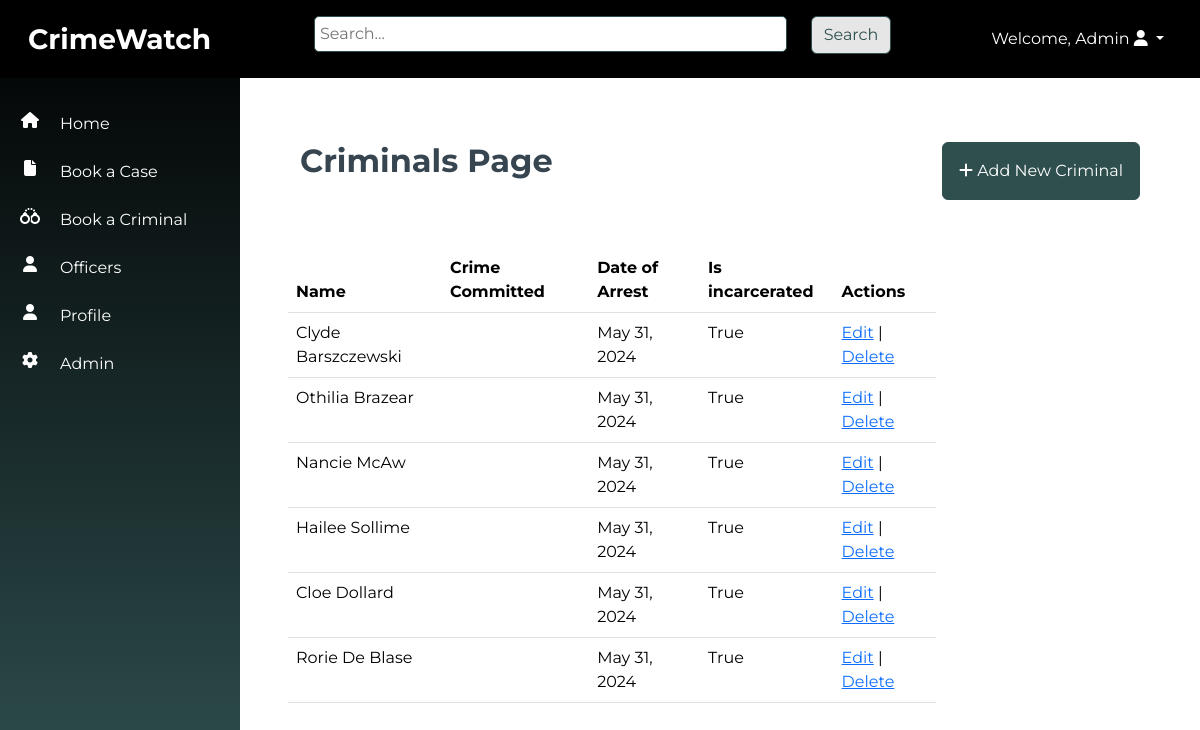
Screenshot of /criminals/ (signed in) with the database file from the repository.
### criminals/models.py (models this page shows, shortened)
class CriminalRecord(models.Model):
    MARITAL_STATUS = [
        ('Single', 'Single'),
        ('Married', 'Married'),
        ('Divorced', 'Divorced'),
        ('Widowed', 'Widowed'),
        ('Widower', 'Widower'),
        ('Celibate', 'Celibate'),
    ]
    RELIGION = [
        ('Christianity', 'Christianity'),
        ('Islam', 'Islam'),
        ('Traditional Worshippers', 'Traditional Worshippers'),
        ('Others', 'Others'),
    ]
    SEX_CHOICES = [
        ('male', 'Male'),
        ('female', 'Female'),
    ]
    first_name = models.CharField(max_length=255)
    middle_name = models.CharField(max_length=255, blank=True)
    surname = models.CharField(max_length=255)
    date_of_birth = models.DateField()
    date_of_arrest = models.DateField(auto_now_add=True)
    time_of_arrest = models.TimeField(auto_now_add=True)
    tribe = models.CharField(max_length=100)
    religion = models.CharField(max_length=100, choices=RELIGION, blank=True)
    marital_status = models.CharField(max_length=10, choices=MARITAL_STATUS, default="Single")
    height_in_meters = models.FloatField()
    weight_in_kg = models.FloatField()
    gender = models.CharField(max_length=10, choices=SEX_CHOICES, default="Male")
    nin = models.CharField(max_length=100, unique=True)
    address = models.CharField(max_length=255, blank=True)
    associated_cases = models.ForeignKey(CriminalCase, on_delete=models.CASCADE, blank=True, null=True)
    contact_info = models.CharField(max_length=100, blank=True)
    distinctive_features = models.CharField(max_length=255, blank=True)
    next_of_kin = models.CharField(max_length=255, blank=True)
    mugshot = models.ImageField(upload_to='src/images/', blank=True)
    known_aliases = models.CharField(max_length=255, blank=True)
    associates = models.CharField(max_length=255, blank=True)
    arresting_officer = models.ForeignKey(Officer, on_delete=models.CASCADE, blank=True)
    case_number = models.CharField(max_length=9, default=generate_case_number, unique=True)
    is_incarcerated = models.BooleanField(default=True)
    is_wanted = models.BooleanField(default=False)

### criminals/views.py (the view)
# urls.py: path('', views.criminal_list, name='criminal_list'),
@login_required
def criminal_list(request):
    criminals = CriminalRecord.objects.all()
    return render(request, 'criminal_list.html', {'criminals': criminals})

### criminals/templates/criminal_list.html (shortened to what this page needs)
{% extends 'base.html' %}
{% block content %}
<div class="container-fluid p-5">
    <div class="row mb-5">
        <div class="col-6">
            <h1 class="fw-bold fs-2">Criminals Page</h1>
        </div>
        <div class="col-6 ">
            <a href="{% url 'criminal_create' %}" class="btn btn-primary p-3 float-end"><i class="fa fa-plus"></i> Add New Criminal</a>
        </div>
    </div>
    <div class="row">
        <table class="table w-75">
            <thead>
                <tr>
                    <th scope="col">Name</th>
                    <th scope="col">Crime Committed</th>
                    <th scope="col">Date of Arrest</th>
                    <th scope="col">Is incarcerated</th>
                    <th scope="col">Actions</th>
                </tr>
            </thead>
            <tbody>
                {% for criminal in criminals %}
                    <tr>
                        <td class="text-capitalize">{{ criminal.first_name }} {{ criminal.surname }}</td>
                        <td class="text-capitalize">{{ criminal.crime_committed }}</td>
                        <td class="">{{ criminal.date_of_arrest }}</td>
                        <td class="text-capitalize">{{ criminal.is_incarcerated }}</td>
                        <td>
                            <a href="{% url 'criminal_update' criminal.pk %}">Edit</a> |
                            <a href="{% url 'criminal_delete' criminal.pk %}">Delete</a>
                        </td>
                    </tr>
                {% endfor %}
            </tbody>
        </table>
    </div>
</div>
{% endblock %}

### templates/base.html (shortened to what this page needs)
<!DOCTYPE html>
<html lang="en">
<head>
    <link rel="stylesheet" href="https://cdnjs.cloudflare.com/ajax/libs/font-awesome/6.5.2/css/all.min.css">
    {% load static %}
    <link rel="stylesheet" type="text/css" href="{% static 'src/styles.css' %}">
    <link href="https://cdn.jsdelivr.net/npm/bootstrap@5.3.3/dist/css/bootstrap.min.css" rel="stylesheet">
</head>
<body>
    <nav class="navbar navbar-expand-sm navbar-dark p-3">
        <div class="container-fluid">
            <div class="col-md-3"><a class="navbar-brand fs-3 fw-bold" href="{% url 'home' %}">CrimeWatch</a></div>
            <div class="col-md-6 d-none d-sm-block">
              <form method="get" action="{% url 'search_results' %}">
                <div class="row mb-2 align-items-start">
                  <div class="col-md-10">
                    <input type="text" name="q" placeholder="Search...">
                  </div>
                  <div class="col-md-2 rounded-top">
                    <button type="submit" class="btn btn-gray">Search</button>
                  </div>
              </div>
            </form>
          </div>
                <div class="col-md-3 d-none d-sm-block float-end">
                  {% if user.is_authenticated %}
                  <ul class="navbar-nav ml-3 justify-content-end">
                  <li class="dropdown nav-item">
                      <a href="#" class="dropdown-toggle nav-link text-white text-capitalize" data-bs-toggle="dropdown">Welcome, {{ user.username }} <i class="fa fa-user"></i> <b class="caret"></b></a>
                  </li></ul>
                  {% else %}
                  <li><a href="{% url 'login' %}">Login</a></li>
                  {% endif %}
          </div>
        </div>
      </nav>
    <div class="container-fluid">
        <div class="row">
        <div class="vert-bar d-none d-sm-block">
            <ul class="navbar-nav">
              <li class="nav-item my-1  py-2 row align-items-start">
                <i class="col-3 fa fa-house text-center"></i>
                <a class="col-9 nav-link p-0 m-0" href="{% url 'home' %}">Home</a>
              </li>
              <li class="nav-item my-1  py-2 row align-items-start">
                <i class="col-3 fa fa-file text-center"></i>
                <a class="col-9 nav-link p-0 m-0" href="{% url 'case_create' %}">Book a Case</a>
              </li>
              <li class="nav-item my-1  py-2 row align-items-start">
                <i class="col-3 fa fa-handcuffs text-center"></i>
                <a class="col-9 nav-link p-0 m-0" href="{% url 'criminal_create' %}">Book a Criminal</a>
              </li>
              <li class="nav-item my-1 py-2 row align-items-start">
                <i class="col-3 fa fa-user text-center"></i>
                <a class="col-9 nav-link p-0 m-0" href="{% url 'officer_list' %}">Officers</a>
              </li>
              <li class="nav-item my-1 py-2 row align-items-start">
                <i class="col-3 fa fa-user text-center"></i>
                <a class="col-9 nav-link p-0 m-0" href="{% url 'profile' %}">Profile</a>
              </li>
              <li class="nav-item my-1 py-2 row align-items-start">
                <i class="col-3 fa fa-gear text-center"></i>
                <a class="col-9 nav-link p-0 m-0" href="{% url 'admin:index' %}">Admin</a>
              </li>
              </ul>
        </div>
        <div class="content pt-3">
            {% block content %}{% endblock %}
        </div>
        </div>
    </div>
</body>
</html>

### static/src/styles.css (style rules this page uses)
body { font-family: 'Montserrat', sans-serif !important; color: var(--charcoal) !important; }
:root { --dark-slate-gray:#2F4F4F; --dark-khaki: #BDB76B; --crimson-red: #DC143C; --ivory: ##FFFFF0; --charcoal: #36454F; --dim-gray: #696969; --orange: #FFa500 }
.navbar { background:black; color: var(--dark-slate-gray) !important; z-index: 2; }
.btn-primary { background-color: var(--dark-slate-gray) !important; border-color: var(--dark-slate-gray) !important; }
.btn-gray { background-color: #e6e6e6 !important; color: var(--ivory) !important; border-color: var(--dark-slate-gray) !important; }
.vert-bar { background-image: linear-gradient(180deg, black, var(--dark-slate-gray)) !important; position: fixed; top: 0; left: 0; z-index: 1; padding-top: 100px !important; width: 20% !important; height: 100%; color: white; padding: 20px 0; overflow-x: hidden; }
input[type="text"], input[type="number"], input[type="email"], input[type="date"], textarea { width:100%; border-radius: 5px; border: solid 1px #2F4F4F; padding:5px; }
.content { width:80% !important; margin: auto 0 0 20%; }

### rows the page displays
CriminalRecord: first_name "Clyde", surname "Barszczewski", date_of_arrest "May 31, 2024", is_incarcerated "True"
CriminalRecord: first_name "Othilia", surname "Brazear", date_of_arrest "May 31, 2024", is_incarcerated "True"
CriminalRecord: first_name "Nancie", surname "McAw", date_of_arrest "May 31, 2024", is_incarcerated "True"
CriminalRecord: first_name "Hailee", surname "Sollime", date_of_arrest "May 31, 2024", is_incarcerated "True"
CriminalRecord: first_name "Cloe", surname "Dollard", date_of_arrest "May 31, 2024", is_incarcerated "True"
CriminalRecord: first_name "Rorie", surname "De Blase", date_of_arrest "May 31, 2024", is_incarcerated "True"

### other values shown
{{ user.username }} "Admin"
